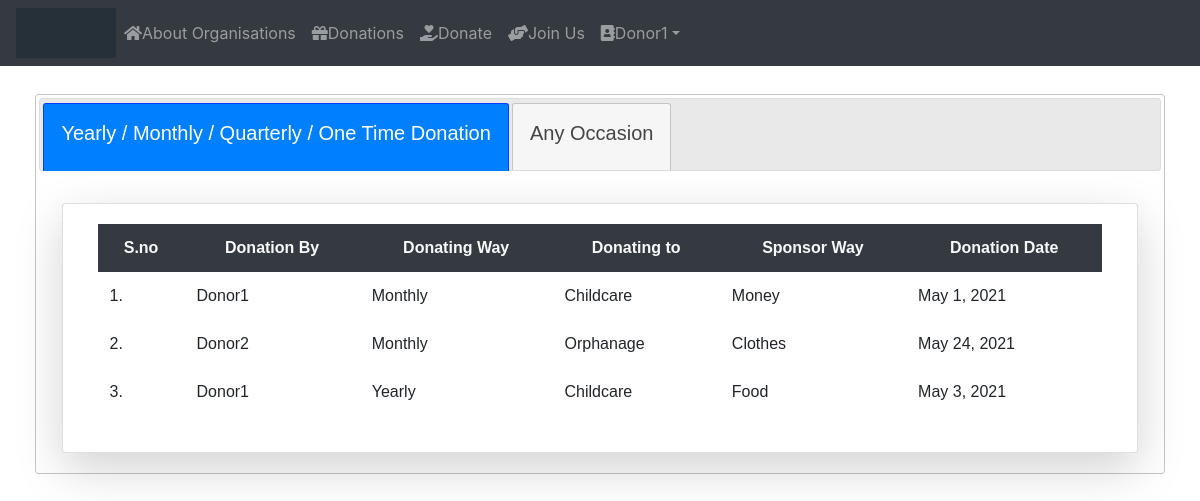
Page /info/ (signed in) on the committed database.
### App/models.py (models this page shows)
class User(AbstractUser):
	img= models.ImageField(upload_to='Profiles/',default="profile.png")
	dob=models.DateField(null=True,blank=True)
	g=[('Male','Male'),('Female','Female')]
	gender=models.CharField(max_length=10,choices=g,null=True,blank=True)
	ph_no=models.CharField(max_length=10)
	pan_no=models.CharField(max_length=10,null=True,blank=True)
	address=models.CharField(max_length=100)
	postal_code=models.CharField(max_length=7)
	city=models.CharField(max_length=20)
	state=models.CharField(max_length=20,default='Andhra Pradesh')
	country=models.CharField(max_length=20,default='India')
	idgen = models.TextField(blank=True)
	p=[(1,'Donor'),(2,'Organisation'),(3,'Guest')]
	role=models.IntegerField(choices=p,default=3)

class Donate(models.Model):
	d=[('Select',"Select"),('Yearly',"Yearly Once"),('Monthly',"Monthly Once"),('Quarterly',"Quarterly Once"),('One Time',"One time donation")]
	s=[('Select',"Select"),('Food',"Food"),('Clothes',"Clothes"),('Money',"Money")]
	username=models.CharField(max_length=50)
	email=models.EmailField(max_length=50)
	ways_to_donate=models.CharField(max_length=50,choices=d,default='Select')
	donating_to=models.CharField(max_length=50)
	sponsor_way=models.CharField(max_length=50,choices=s,default='Select')
	donating_date=models.DateField()
	uid=models.ForeignKey(User,on_delete=models.CASCADE)

### App/views.py (the view)
# urls.py: path('info/',views.information,name="info"),
def information(request):
	d=Donate.objects.all()
	o=OccDonate.objects.all()
	return render(request,'html/information.html',{'d':d,'o':o})

### App/templates/html/information.html (shortened to what this page needs)
{% extends 'html/base.html' %}
{% block content %}
<div class="container-fluid mt-2">
	<div class="card-body">
		<div id="tabs">
  			<ul>
    			<li><a href="#tab1"class="btn btn col-sm my-2 mx-auto"><h5>Yearly / Monthly / Quarterly / One Time Donation</h5></a></li>
    			<li><a href="#tab2"class="btn btn col-sm my-2 mx-auto"><h5>Any Occasion</h5></a></li>
  			</ul>
  			<div id="tab1">
  				<div class="container-fluid mt-2">
				<div class="row">
  				<div class="card col-md mt-2 shadow-lg">
				<div class="card-body">
				<table class="table table-borderless table-center">
					<tr class="bg-dark text-light text-center">
						<th>S.no</th>
						<th>Donation By</th>
						<th>Donating Way</th>
						<th>Donating to</th>
						<th>Sponsor Way</th>
						<th>Donation Date</th>
					</tr>
            		{% for k in d %}
            		<tr>
            			<td>{{forloop.counter}}.</td>
            			<td>{{k.username}}</td>
            			<td>{{k.ways_to_donate}}</td>
            			<td>{{k.donating_to}}</td>
            			<td>{{k.sponsor_way}}</td>
            			<td>{{k.donating_date}}</td>
            		</tr>
            		{% endfor %}
            	</table>
			</div>
		</div>
	</div>
</div>
</div>
</div>
</div>
</div>
{% endblock %}

### App/templates/html/navbar.html (shortened to what this page needs)
{% load static %}
<link rel="stylesheet" href="https://use.fontawesome.com/releases/v5.7.0/css/all.css">
<nav class="navbar navbar-expand-md bg-dark navbar-dark">
  <img src="{% static 'images/gif.gif' %}" alt="logo" style="width:100px;height:50px">
  <div class="collapse navbar-collapse" id="collapsibleNavbar">
    <ul class="navbar-nav">
      {% if not user.is_authenticated %}
      <li class="nav-item">
        <a class="nav-link" href="{% url 'hm' %}"><i class="fas fa-home">Home</a>
      </li>
      <li class="nav-item">
        <a class="nav-link" href="{% url 'rg' %}">Register Here</a>
      </li>
      <li class="nav-item">
        <a class="nav-link" href="{% url 'lg' %}"><i class="fas fa-address-card">Login</a>
      </li>
      {% elif user.role == 1 %}
      <li class="nav-item">
        <a class="nav-link" href="{% url 'aus' %}"><i class='fas fa-home'></i>About Organisations</a>
      </li>
      <li class="nav-item">
        <a class="nav-link" href="{% url 'mn' %}"><i class='fas fa-gift'></i>Donations</a>
      </li>
      <li class="nav-item">
        <a class="nav-link" href="{% url 'don' %}"><i class="fas fa-hand-holding-heart"></i>Donate</a>
      </li>
      <li class="nav-item">
        <a class="nav-link" href="{% url 'join' %}"><i class="fas fa-hands-helping"></i>Join Us</a>
      <li class="dropdown">
       <a type="button" class="nav-link dropdown-toggle" data-toggle="dropdown"><i class="fas fa-address-book"></i>{{user.username}}</a>
</li>
      {% endif %}
    </ul>
  </div>
</nav>

### rows in the picture
User: username "Donor1"
Donate: username "Donor1", ways_to_donate "Monthly", donating_to "Childcare", sponsor_way "Money", donating_date "May 1, 2021"
Donate: username "Donor2", ways_to_donate "Monthly", donating_to "Orphanage", sponsor_way "Clothes", donating_date "May 24, 2021"
Donate: username "Donor1", ways_to_donate "Yearly", donating_to "Childcare", sponsor_way "Food", donating_date "May 3, 2021"
